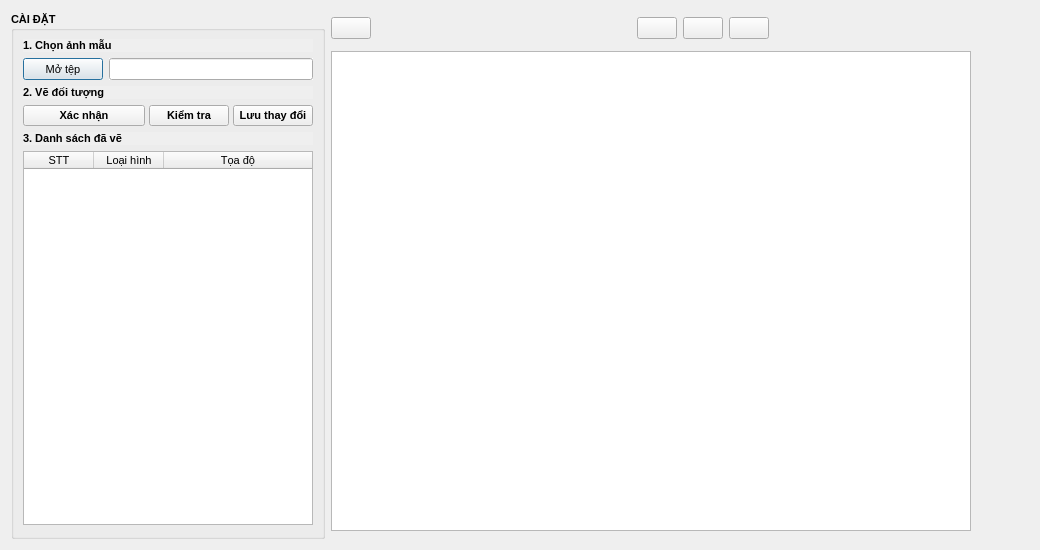
<?xml version="1.0" encoding="UTF-8"?>
<ui version="4.0">
 <class>Dialog</class>
 <widget class="QDialog" name="Dialog">
  <property name="geometry">
   <rect>
    <x>0</x>
    <y>0</y>
    <width>1040</width>
    <height>550</height>
   </rect>
  </property>
  <property name="minimumSize">
   <size>
    <width>1040</width>
    <height>540</height>
   </size>
  </property>
  <property name="maximumSize">
   <size>
    <width>1040</width>
    <height>550</height>
   </size>
  </property>
  <property name="windowTitle">
   <string>Setup</string>
  </property>
  <property name="windowIcon">
   <iconset>
    <normaloff>thumbnail.png</normaloff>thumbnail.png</iconset>
  </property>
  <layout class="QHBoxLayout" name="horizontalLayout" stretch="1,3">
   <item>
    <layout class="QVBoxLayout" name="verticalLayout_5">
     <item>
      <widget class="QGroupBox" name="groupBox_Config">
       <property name="enabled">
        <bool>true</bool>
       </property>
       <property name="sizePolicy">
        <sizepolicy hsizetype="Minimum" vsizetype="Minimum">
         <horstretch>0</horstretch>
         <verstretch>0</verstretch>
        </sizepolicy>
       </property>
       <property name="minimumSize">
        <size>
         <width>0</width>
         <height>0</height>
        </size>
       </property>
       <property name="maximumSize">
        <size>
         <width>360</width>
         <height>16777215</height>
        </size>
       </property>
       <property name="font">
        <font>
         <family>Segoe UI</family>
         <pointsize>8</pointsize>
         <weight>75</weight>
         <bold>true</bold>
        </font>
       </property>
       <property name="autoFillBackground">
        <bool>false</bool>
       </property>
       <property name="title">
        <string>CÀI ĐẶT</string>
       </property>
       <property name="alignment">
        <set>Qt::AlignLeading|Qt::AlignLeft|Qt::AlignVCenter</set>
       </property>
       <layout class="QVBoxLayout" name="verticalLayout_2">
        <item>
         <widget class="QLabel" name="label">
          <property name="sizePolicy">
           <sizepolicy hsizetype="Expanding" vsizetype="Minimum">
            <horstretch>0</horstretch>
            <verstretch>0</verstretch>
           </sizepolicy>
          </property>
          <property name="font">
           <font>
            <family>Segoe UI</family>
            <pointsize>8</pointsize>
            <weight>75</weight>
            <bold>true</bold>
           </font>
          </property>
          <property name="autoFillBackground">
           <bool>true</bool>
          </property>
          <property name="text">
           <string>1. Chọn ảnh mẫu</string>
          </property>
         </widget>
        </item>
        <item>
         <layout class="QVBoxLayout" name="verticalLayout_3">
          <item>
           <layout class="QHBoxLayout" name="horizontalLayout_7" stretch="0,3">
            <item>
             <widget class="QPushButton" name="pushButton_SelectImage">
              <property name="sizePolicy">
               <sizepolicy hsizetype="Expanding" vsizetype="Minimum">
                <horstretch>0</horstretch>
                <verstretch>0</verstretch>
               </sizepolicy>
              </property>
              <property name="font">
               <font>
                <family>Segoe UI</family>
                <pointsize>8</pointsize>
                <weight>50</weight>
                <bold>false</bold>
               </font>
              </property>
              <property name="autoFillBackground">
               <bool>true</bool>
              </property>
              <property name="text">
               <string>Mở tệp</string>
              </property>
             </widget>
            </item>
            <item>
             <widget class="QLineEdit" name="lineEdit_ImagePath">
              <property name="sizePolicy">
               <sizepolicy hsizetype="Expanding" vsizetype="Minimum">
                <horstretch>0</horstretch>
                <verstretch>0</verstretch>
               </sizepolicy>
              </property>
              <property name="font">
               <font>
                <family>Segoe UI</family>
                <pointsize>8</pointsize>
                <weight>50</weight>
                <bold>false</bold>
               </font>
              </property>
              <property name="autoFillBackground">
               <bool>true</bool>
              </property>
              <property name="readOnly">
               <bool>true</bool>
              </property>
             </widget>
            </item>
           </layout>
          </item>
         </layout>
        </item>
        <item>
         <widget class="QLabel" name="label_3">
          <property name="sizePolicy">
           <sizepolicy hsizetype="Expanding" vsizetype="Minimum">
            <horstretch>0</horstretch>
            <verstretch>0</verstretch>
           </sizepolicy>
          </property>
          <property name="font">
           <font>
            <family>Segoe UI</family>
            <pointsize>8</pointsize>
            <weight>75</weight>
            <bold>true</bold>
           </font>
          </property>
          <property name="autoFillBackground">
           <bool>true</bool>
          </property>
          <property name="text">
           <string>2. Vẽ đối tượng</string>
          </property>
         </widget>
        </item>
        <item>
         <layout class="QHBoxLayout" name="horizontalLayout_4">
          <property name="spacing">
           <number>4</number>
          </property>
          <item>
           <widget class="QPushButton" name="pushButton_ConfirmDraw">
            <property name="font">
             <font>
              <family>Segoe UI</family>
              <pointsize>8</pointsize>
              <weight>75</weight>
              <bold>true</bold>
             </font>
            </property>
            <property name="autoFillBackground">
             <bool>true</bool>
            </property>
            <property name="text">
             <string>Xác nhận</string>
            </property>
           </widget>
          </item>
          <item>
           <widget class="QPushButton" name="pushButton_CheckDraw">
            <property name="sizePolicy">
             <sizepolicy hsizetype="Maximum" vsizetype="Minimum">
              <horstretch>0</horstretch>
              <verstretch>0</verstretch>
             </sizepolicy>
            </property>
            <property name="font">
             <font>
              <family>Segoe UI</family>
              <pointsize>8</pointsize>
              <weight>75</weight>
              <bold>true</bold>
             </font>
            </property>
            <property name="layoutDirection">
             <enum>Qt::LeftToRight</enum>
            </property>
            <property name="autoFillBackground">
             <bool>true</bool>
            </property>
            <property name="text">
             <string>Kiểm tra</string>
            </property>
           </widget>
          </item>
          <item>
           <widget class="QPushButton" name="pushButton_SaveModel">
            <property name="sizePolicy">
             <sizepolicy hsizetype="Maximum" vsizetype="Minimum">
              <horstretch>0</horstretch>
              <verstretch>0</verstretch>
             </sizepolicy>
            </property>
            <property name="font">
             <font>
              <family>Segoe UI</family>
              <pointsize>8</pointsize>
              <weight>75</weight>
              <bold>true</bold>
             </font>
            </property>
            <property name="autoFillBackground">
             <bool>true</bool>
            </property>
            <property name="text">
             <string>Lưu thay đổi</string>
            </property>
           </widget>
          </item>
         </layout>
        </item>
        <item>
         <widget class="QLabel" name="label_4">
          <property name="sizePolicy">
           <sizepolicy hsizetype="Minimum" vsizetype="Minimum">
            <horstretch>0</horstretch>
            <verstretch>0</verstretch>
           </sizepolicy>
          </property>
          <property name="font">
           <font>
            <family>Segoe UI</family>
            <pointsize>8</pointsize>
            <weight>75</weight>
            <bold>true</bold>
           </font>
          </property>
          <property name="autoFillBackground">
           <bool>true</bool>
          </property>
          <property name="text">
           <string>3. Danh sách đã vẽ</string>
          </property>
         </widget>
        </item>
        <item>
         <widget class="QTableWidget" name="tableWidget_DrawList">
          <property name="sizePolicy">
           <sizepolicy hsizetype="Minimum" vsizetype="Fixed">
            <horstretch>0</horstretch>
            <verstretch>100</verstretch>
           </sizepolicy>
          </property>
          <property name="minimumSize">
           <size>
            <width>100</width>
            <height>100</height>
           </size>
          </property>
          <property name="maximumSize">
           <size>
            <width>16777215</width>
            <height>500</height>
           </size>
          </property>
          <property name="baseSize">
           <size>
            <width>0</width>
            <height>100</height>
           </size>
          </property>
          <property name="font">
           <font>
            <family>Segoe UI</family>
            <pointsize>8</pointsize>
            <weight>50</weight>
            <bold>false</bold>
           </font>
          </property>
          <property name="autoFillBackground">
           <bool>true</bool>
          </property>
          <property name="sizeAdjustPolicy">
           <enum>QAbstractScrollArea::AdjustToContents</enum>
          </property>
          <property name="editTriggers">
           <set>QAbstractItemView::NoEditTriggers</set>
          </property>
          <property name="selectionMode">
           <enum>QAbstractItemView::SingleSelection</enum>
          </property>
          <property name="selectionBehavior">
           <enum>QAbstractItemView::SelectRows</enum>
          </property>
          <attribute name="horizontalHeaderDefaultSectionSize">
           <number>70</number>
          </attribute>
          <attribute name="horizontalHeaderStretchLastSection">
           <bool>true</bool>
          </attribute>
          <column>
           <property name="text">
            <string>STT</string>
           </property>
          </column>
          <column>
           <property name="text">
            <string>Loại hình</string>
           </property>
          </column>
          <column>
           <property name="text">
            <string>Tọa độ</string>
           </property>
          </column>
         </widget>
        </item>
        <item>
         <spacer name="verticalSpacer">
          <property name="orientation">
           <enum>Qt::Vertical</enum>
          </property>
          <property name="sizeType">
           <enum>QSizePolicy::Fixed</enum>
          </property>
          <property name="sizeHint" stdset="0">
           <size>
            <width>20</width>
            <height>2</height>
           </size>
          </property>
         </spacer>
        </item>
       </layout>
       <zorder>label</zorder>
       <zorder>label_3</zorder>
       <zorder>label_4</zorder>
       <zorder>verticalSpacer</zorder>
       <zorder>tableWidget_DrawList</zorder>
       <zorder></zorder>
      </widget>
     </item>
    </layout>
   </item>
   <item>
    <layout class="QVBoxLayout" name="verticalLayout_4">
     <property name="sizeConstraint">
      <enum>QLayout::SetDefaultConstraint</enum>
     </property>
     <item>
      <layout class="QHBoxLayout" name="horizontalLayout_8">
       <property name="sizeConstraint">
        <enum>QLayout::SetMinimumSize</enum>
       </property>
       <item>
        <widget class="QPushButton" name="pushButton_exit">
         <property name="text">
          <string/>
         </property>
         <property name="icon">
          <iconset>
           <normaloff>icons/exit.png</normaloff>icons/exit.png</iconset>
         </property>
        </widget>
       </item>
       <item>
        <spacer name="horizontalSpacer">
         <property name="orientation">
          <enum>Qt::Horizontal</enum>
         </property>
         <property name="sizeHint" stdset="0">
          <size>
           <width>40</width>
           <height>20</height>
          </size>
         </property>
        </spacer>
       </item>
       <item>
        <widget class="QPushButton" name="pushButton_ZoomIn">
         <property name="toolTip">
          <string>Zoom In</string>
         </property>
         <property name="text">
          <string/>
         </property>
         <property name="icon">
          <iconset>
           <normaloff>icons/zoom-in.png</normaloff>icons/zoom-in.png</iconset>
         </property>
        </widget>
       </item>
       <item>
        <widget class="QPushButton" name="pushButton_ZoomOut">
         <property name="toolTip">
          <string>Zoom Out</string>
         </property>
         <property name="text">
          <string/>
         </property>
         <property name="icon">
          <iconset>
           <normaloff>icons/zoom-out.png</normaloff>icons/zoom-out.png</iconset>
         </property>
        </widget>
       </item>
       <item>
        <widget class="QPushButton" name="pushButton_FitView">
         <property name="sizePolicy">
          <sizepolicy hsizetype="Fixed" vsizetype="Fixed">
           <horstretch>0</horstretch>
           <verstretch>0</verstretch>
          </sizepolicy>
         </property>
         <property name="toolTip">
          <string>Fit View</string>
         </property>
         <property name="text">
          <string/>
         </property>
         <property name="icon">
          <iconset>
           <normaloff>icons/zoom-fit.png</normaloff>icons/zoom-fit.png</iconset>
         </property>
        </widget>
       </item>
       <item>
        <spacer name="horizontalSpacer_2">
         <property name="orientation">
          <enum>Qt::Horizontal</enum>
         </property>
         <property name="sizeHint" stdset="0">
          <size>
           <width>40</width>
           <height>20</height>
          </size>
         </property>
        </spacer>
       </item>
      </layout>
     </item>
     <item>
      <widget class="drawer" name="label_Image">
       <property name="sizePolicy">
        <sizepolicy hsizetype="Expanding" vsizetype="MinimumExpanding">
         <horstretch>0</horstretch>
         <verstretch>0</verstretch>
        </sizepolicy>
       </property>
       <property name="minimumSize">
        <size>
         <width>640</width>
         <height>480</height>
        </size>
       </property>
       <property name="maximumSize">
        <size>
         <width>640</width>
         <height>480</height>
        </size>
       </property>
       <property name="font">
        <font>
         <family>Segoe UI</family>
         <pointsize>8</pointsize>
        </font>
       </property>
       <property name="autoFillBackground">
        <bool>false</bool>
       </property>
       <property name="sizeAdjustPolicy">
        <enum>QAbstractScrollArea::AdjustIgnored</enum>
       </property>
       <property name="alignment">
        <set>Qt::AlignCenter</set>
       </property>
       <property name="text" stdset="0">
        <string>Image show here</string>
       </property>
       <property name="scaledContents" stdset="0">
        <bool>false</bool>
       </property>
      </widget>
     </item>
    </layout>
   </item>
  </layout>
 </widget>
 <customwidgets>
  <customwidget>
   <class>drawer</class>
   <extends>QGraphicsView</extends>
   <header location="global">src/drawer.h</header>
  </customwidget>
 </customwidgets>
 <resources/>
 <connections/>
</ui>
